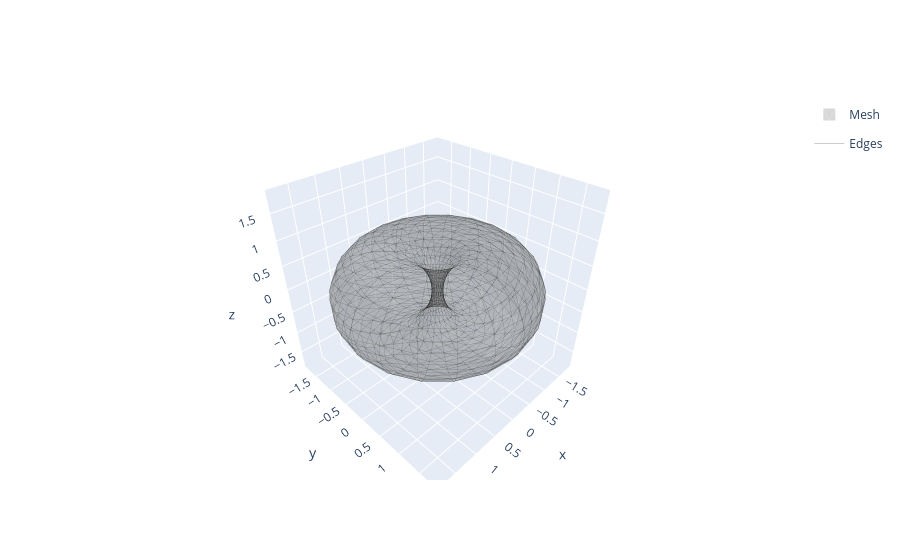

The code cell stored with this chart in its notebook:
### Code cell
V, normals, F = generate_torus_mesh_with_normals(20, 30, r=0.9, R=1)
# save_obj(V, F, "data/synthetic/torus_ratio_0.9_n_theta_20_n_phi_10.obj")
fig = plotly_draw_3D_mesh(
    V,
    F,
    show_now=False,
    mesh_color="grey",
)
fig.show()

### Figure 1 — Plotly figure (JSON) as saved in the notebook; plotly's stock layout.template omitted (floating-point values rounded to 4 significant figures; data arrays with more than 128 entries replaced by an {"elided": "..."} marker saying what was removed)
{"data": [{"color": "grey", "i": {"elided": "1200 int values"}, "j": {"elided": "1200 int values"}, "k": {"elided": "1200 int values"}, "legendgroup": "Mesh", "name": "Mesh", "opacity": 0.3, "showlegend": true, "type": "mesh3d", "x": {"elided": "600 float values"}, "y": {"elided": "600 float values"}, "z": {"elided": "600 float values"}}, {"legendgroup": "Edges", "line": {"color": "black", "width": 1}, "mode": "lines", "name": "Edges", "opacity": 0.2, "showlegend": true, "type": "scatter3d", "x": {"elided": "5400 float values"}, "y": {"elided": "5400 float values"}, "z": {"elided": "5400 float values"}}], "layout": {"scene": {"aspectmode": "cube", "xaxis": {"range": [-1.9, 1.9]}, "yaxis": {"range": [-1.9, 1.9]}, "zaxis": {"range": [-1.9, 1.9]}}}}
